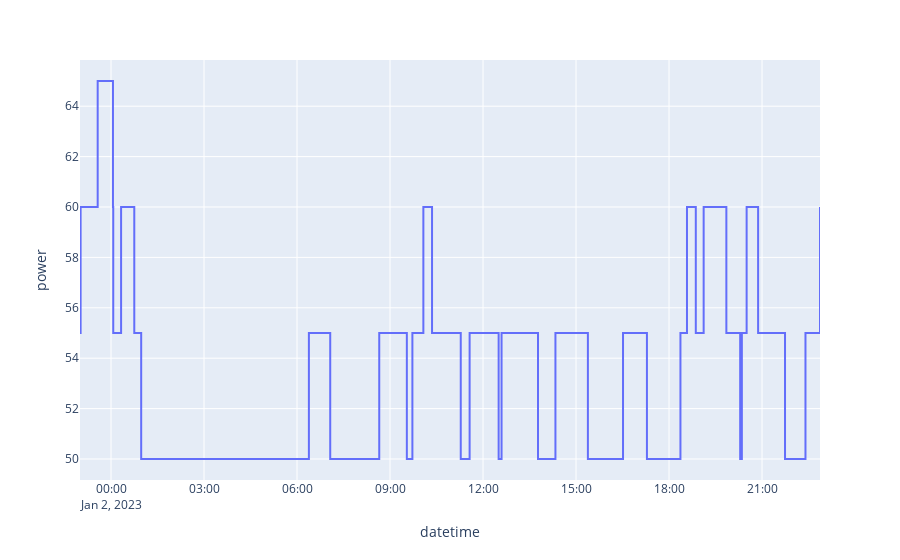

Notebook code cell kept with this figure:
### Code cell
power_draw_data = simulation_log.get('compute_node_dataframe')

nodes_power = pd.DataFrame(power_draw_data)
nodes_power['datetime'] =nodes_power['timestamp'].apply(datetime.utcfromtimestamp)

# Group by 'ID'
grouped = nodes_power.sort_values(by='timestamp').groupby('id')

# Create a dictionary to store DataFrames for each ID
dfs_by_id = {}

# Iterate over groups and create a DataFrame for each ID
for id_, group_df in grouped:
    dfs_by_id[id_] = group_df

def get_power_of_node(timestamp: int, nodeId: int) -> int:
    # check wether that node was used and is thus in the log
    if (not nodeId in dfs_by_id):
        return 0

    power_log_of_node = dfs_by_id[nodeId]
    index = power_log_of_node['timestamp'].searchsorted(timestamp, side='right')
    # the index from searchsorted is where something of that value would be inserted, so we substract 1 to find the last power draw
    found_row = power_log_of_node.iloc[index - 1]
    return found_row['power']

accumulated_power = pd.DataFrame(pd.unique(nodes_power['timestamp']), columns=['timestamp'])

def get_accumulated_power_for_timestamp(timestamp: int) -> int:
    nodeIds = dfs_by_id.keys()
    foo = [get_power_of_node(timestamp, int(nodeId)) for nodeId in nodeIds]
    return sum(foo)

accumulated_power['datetime'] = accumulated_power['timestamp'].apply(datetime.utcfromtimestamp)

accumulated_power['power'] = accumulated_power['timestamp'].apply(get_accumulated_power_for_timestamp) 

accumulated_power_fig = px.line(accumulated_power, x=accumulated_power['datetime'], y=accumulated_power['power'], line_shape='hv')
accumulated_power_fig.show()

### Figure 1 — Plotly figure (JSON) as saved in the notebook; plotly's stock layout.template omitted (floating-point values rounded to 4 significant figures)
{"data": [{"hovertemplate": "datetime=%{x}<br>power=%{y}<extra></extra>", "legendgroup": "", "line": {"color": "#636efa", "dash": "solid", "shape": "hv"}, "marker": {"symbol": "circle"}, "mode": "lines", "name": "", "orientation": "v", "showlegend": false, "type": "scatter", "x": ["2023-01-01T23:00:00", "2023-01-01T23:01:11.303985", "2023-01-01T23:34:12.538327", "2023-01-02T00:03:46", "2023-01-02T00:04:20.303985", "2023-01-02T00:19:31.623215", "2023-01-02T00:45:03.538327", "2023-01-02T00:58:24.623215", "2023-01-02T06:22:59.534305", "2023-01-02T07:04:17.534305", "2023-01-02T08:39:08.275096", "2023-01-02T09:32:34.275096", "2023-01-02T09:43:18.116184", "2023-01-02T10:04:32.552336", "2023-01-02T10:21:20.116184", "2023-01-02T11:16:53.552336", "2023-01-02T11:34:04.542223", "2023-01-02T12:30:13.542223", "2023-01-02T12:35:53.255407", "2023-01-02T13:46:26.255407", "2023-01-02T14:20:08.898043", "2023-01-02T15:22:57.898043", "2023-01-02T16:30:57.770969", "2023-01-02T17:17:13.770969", "2023-01-02T18:22:05.303440", "2023-01-02T18:34:44.044555", "2023-01-02T18:51:48.303440", "2023-01-02T19:07:02.011687", "2023-01-02T19:50:58.044555", "2023-01-02T20:17:42.011687", "2023-01-02T20:20:57.826005", "2023-01-02T20:30:11.105536", "2023-01-02T20:52:25.105536", "2023-01-02T21:44:28.826005", "2023-01-02T22:24:04.087042", "2023-01-02T22:52:11.351833"], "xaxis": "x", "y": [55, 60, 65, 60, 55, 60, 55, 50, 55, 50, 55, 50, 55, 60, 55, 50, 55, 50, 55, 50, 55, 50, 55, 50, 55, 60, 55, 60, 55, 50, 55, 60, 55, 50, 55, 60], "yaxis": "y"}], "layout": {"legend": {"tracegroupgap": 0}, "margin": {"t": 60}, "xaxis": {"anchor": "y", "domain": [0, 1], "title": {"text": "datetime"}}, "yaxis": {"anchor": "x", "domain": [0, 1], "title": {"text": "power"}}}}
